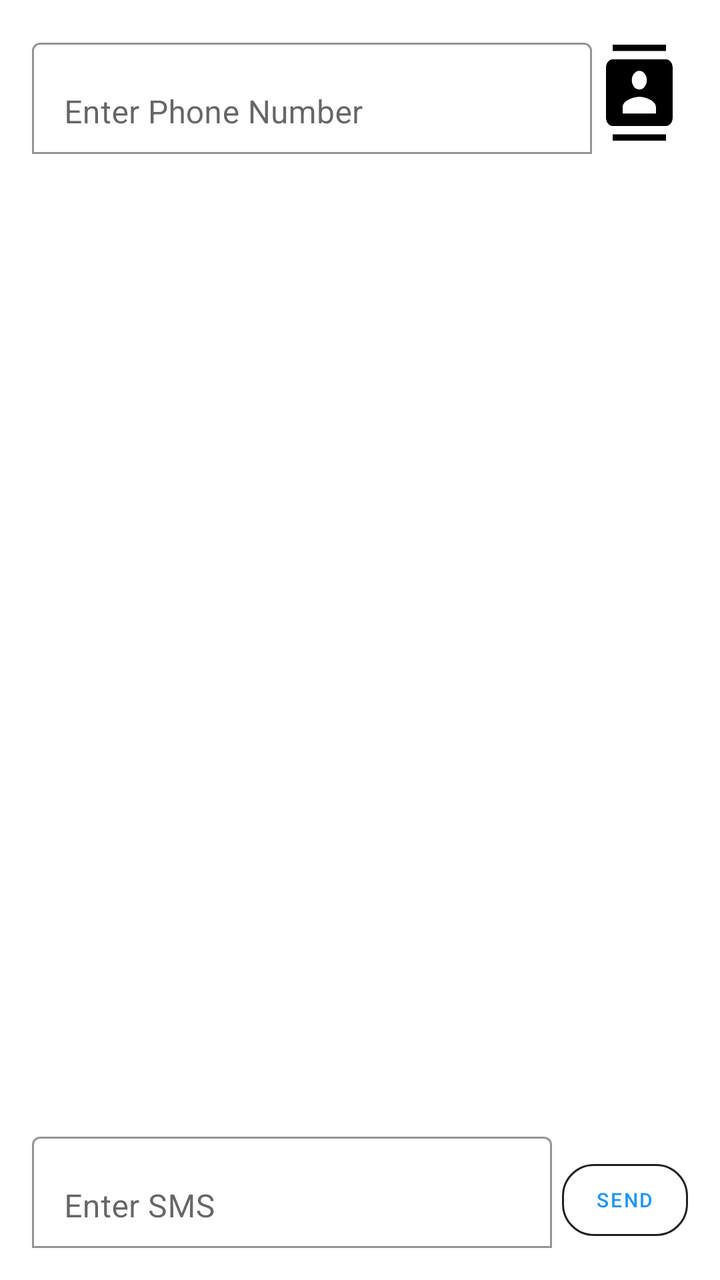
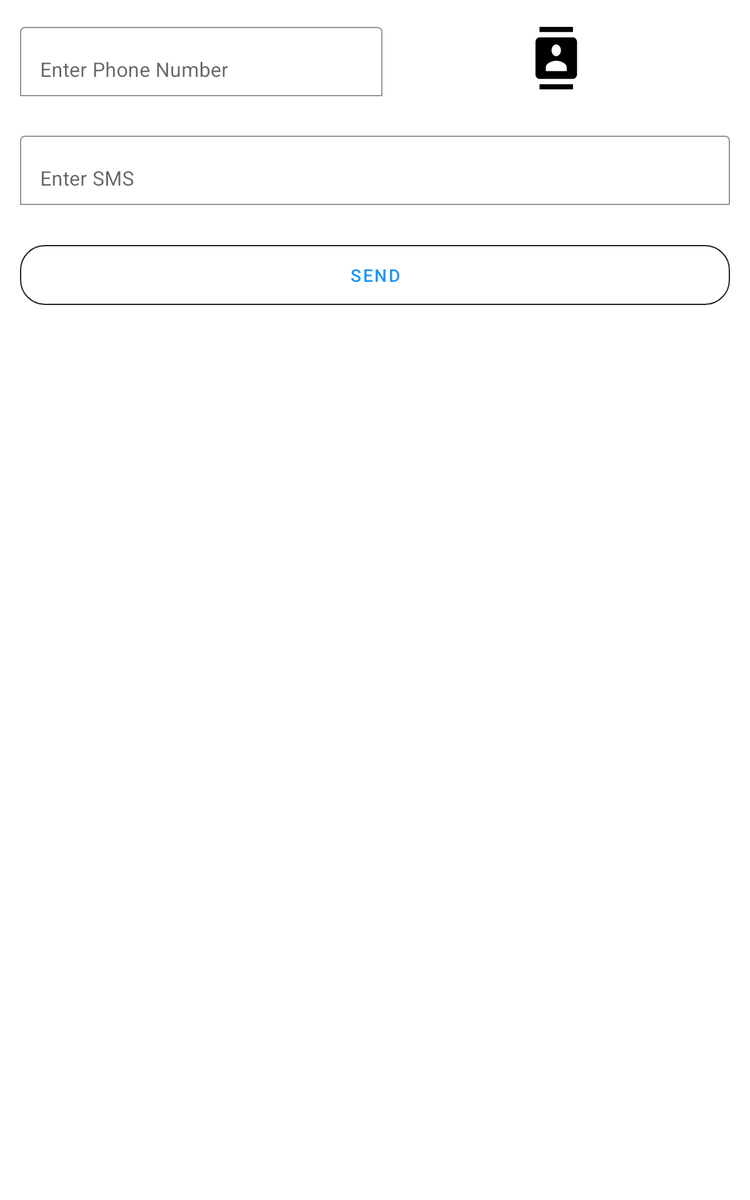

One screen, two layout resources from the same app: the default and the repository's alternative for another configuration. Each is rendered where Android would select it; the XML of both is given below.
<!-- AndroidManifest.xml: application theme AppTheme -->
<!-- res/layout/send_sms_activity.xml -->
<?xml version="1.0" encoding="utf-8"?>
<androidx.constraintlayout.widget.ConstraintLayout xmlns:android="http://schemas.android.com/apk/res/android"
    xmlns:app="http://schemas.android.com/apk/res-auto"
    xmlns:tools="http://schemas.android.com/tools"
    android:layout_width="match_parent"
    android:layout_height="match_parent"
    android:orientation="vertical"
    android:padding="16dp"
    tools:context=".activities.MainActivity">


    <LinearLayout

        android:id="@+id/linearLayout2"
        android:layout_width="match_parent"
        android:layout_height="wrap_content"
        app:layout_constraintTop_toTopOf="parent"
        tools:layout_editor_absoluteX="16dp">


        <com.google.android.material.textfield.TextInputLayout
            android:id="@+id/editTextLayout"
            android:layout_width="wrap_content"
            android:layout_height="wrap_content"
            app:boxBackgroundColor="@color/white"
            app:boxBackgroundMode="outline"
            tools:ignore="MissingConstraints">

            <com.google.android.material.textfield.TextInputEditText
                android:id="@+id/editText"
                android:layout_width="280dp"
                android:layout_height="wrap_content"
                android:layout_centerHorizontal="true"
                android:hint="Enter Phone Number"
                android:inputType="phone" />

        </com.google.android.material.textfield.TextInputLayout>


        <ImageButton
            android:id="@+id/contact"
            android:layout_width="47dp"
            android:layout_height="48dp"
            android:background="?android:attr/colorBackground"
            app:srcCompat="@drawable/ic_contacts_black_24dp"
            tools:ignore="MissingConstraints,VectorDrawableCompat"
            tools:layout_editor_absoluteX="336dp"
            android:layout_gravity="center"
            tools:layout_editor_absoluteY="16dp" />

    </LinearLayout>

    <LinearLayout
        android:id="@+id/linearLayout3"
        android:layout_width="match_parent"
        android:layout_height="wrap_content"
        android:layout_gravity="bottom"
        android:orientation="horizontal"
        app:layout_constraintBottom_toBottomOf="parent"
        tools:ignore="MissingConstraints"
        tools:layout_editor_absoluteX="16dp">

        <com.google.android.material.textfield.TextInputLayout
            android:id="@+id/editTextLayout2"
            android:layout_width="wrap_content"
            android:layout_height="wrap_content"
            app:boxBackgroundColor="@color/white"
            app:boxBackgroundMode="outline">

            <com.google.android.material.textfield.TextInputEditText
                android:id="@+id/editText2"
                android:layout_width="260dp"
                android:layout_height="wrap_content"
                android:layout_alignStart="@+id/editText"
                android:layout_alignLeft="@+id/btnSendSMS"

                android:hint="Enter SMS" />

        </com.google.android.material.textfield.TextInputLayout>

        <com.google.android.material.button.MaterialButton
            android:id="@+id/btnSendSMS"
            style="@style/Widget.MaterialComponents.Button.OutlinedButton"
            android:layout_width="63dp"
            android:layout_height="wrap_content"
            android:layout_gravity="bottom"
            android:layout_marginLeft="5dp"
            android:textSize="10dp"
            android:text="Send"
            app:cornerRadius="16dp"
            app:strokeColor="@color/black" />


    </LinearLayout>


</androidx.constraintlayout.widget.ConstraintLayout>
<!-- resources referenced by this layout -->
<resources>
  <color name="black">#212121</color>
  <color name="white">#ffffff</color>
  <!-- drawable ic_contacts_black_24dp (drawable) -->
  <vector xmlns:android="http://schemas.android.com/apk/res/android"
          android:width="40dp"
          android:height="50dp"
          android:viewportWidth="24.0"
          android:viewportHeight="24.0">
      <path
          android:fillColor="#FF000000"
          android:pathData="M20,0L4,0v2h16L20,0zM4,24h16v-2L4,22v2zM20,4L4,4c-1.1,0 -2,0.9 -2,2v12c0,1.1 0.9,2 2,2h16c1.1,0 2,-0.9 2,-2L22,6c0,-1.1 -0.9,-2 -2,-2zM12,6.75c1.24,0 2.25,1.01 2.25,2.25s-1.01,2.25 -2.25,2.25S9.75,10.24 9.75,9 10.76,6.75 12,6.75zM17,17L7,17v-1.5c0,-1.67 3.33,-2.5 5,-2.5s5,0.83 5,2.5L17,17z"
          />
  </vector>
  <style name="AppTheme" parent="Theme.MaterialComponents.Light.DarkActionBar">
          
          <item name="colorPrimary">@color/colorPrimary</item>
          <item name="colorPrimaryDark">@color/colorPrimaryDark</item>
          <item name="colorAccent">@color/colorAccent</item>
      </style>
  <color name="colorPrimary">#2196F3</color>
  <color name="colorPrimaryDark">#1976D2</color>
  <color name="colorAccent">#ff3f80</color>
</resources>
<!-- res/layout-sw600dp/send_sms_activity.xml (the repository's variant of the layout above) -->
<!-- drawn on a 7-inch tablet held upright -->
<?xml version="1.0" encoding="utf-8"?>
<RelativeLayout xmlns:android="http://schemas.android.com/apk/res/android"
    xmlns:app="http://schemas.android.com/apk/res-auto"
    xmlns:tools="http://schemas.android.com/tools"
    android:layout_width="match_parent"
    android:layout_height="match_parent"
    android:padding="16dp"
    tools:context=".activities.MainActivity"
    tools:layout_editor_absoluteY="81dp">

    <com.google.android.material.textfield.TextInputLayout
        android:id="@+id/editTextLayout"
        android:layout_width="wrap_content"
        android:layout_height="wrap_content"
        android:layout_marginTop="@dimen/activity_horizontal_margin"
        app:boxBackgroundColor="@color/white"
        app:boxBackgroundMode="outline">

        <com.google.android.material.textfield.TextInputEditText
            android:id="@+id/editText"
            android:layout_width="290dp"
            android:layout_height="wrap_content"
            android:layout_centerHorizontal="true"
            android:hint="Enter Phone Number"
            android:inputType="phone" />

    </com.google.android.material.textfield.TextInputLayout>

    <com.google.android.material.textfield.TextInputLayout
        android:id="@+id/editTextLayout2"
        android:layout_width="match_parent"
        android:layout_height="wrap_content"
        android:layout_below="@+id/editTextLayout"
        android:layout_marginTop="26dp"
        app:boxBackgroundColor="@color/white"
        app:boxBackgroundMode="outline">

        <com.google.android.material.textfield.TextInputEditText
            android:id="@+id/editText2"
            android:layout_width="match_parent"
            android:layout_height="wrap_content"
            android:layout_alignStart="@+id/editText"
            android:layout_alignLeft="@+id/btnSendSMS"
            android:hint="Enter SMS" />

    </com.google.android.material.textfield.TextInputLayout>

    <com.google.android.material.button.MaterialButton
        android:id="@+id/btnSendSMS"
        style="@style/Widget.MaterialComponents.Button.OutlinedButton"
        android:layout_width="match_parent"
        android:layout_height="60dp"
        android:layout_below="@+id/editTextLayout2"
        android:layout_alignRight="@+id/editTextLayout2"
        android:layout_marginTop="26dp"
        android:paddingStart="10dp"
        android:paddingEnd="10dp"
        android:text="Send"
        app:cornerRadius="20dp"
        app:strokeColor="@color/black" />

    <ImageButton
        android:id="@+id/contact"
        android:layout_width="wrap_content"
        android:layout_height="wrap_content"
        android:layout_above="@+id/editTextLayout2"
        android:layout_alignParentTop="true"
        android:layout_alignParentEnd="true"
        android:layout_alignParentRight="true"
        android:layout_toEndOf="@+id/editTextLayout"
        android:layout_toRightOf="@+id/editTextLayout"
        android:background="?android:attr/colorBackground"
        android:paddingTop="@dimen/activity_horizontal_margin"
        app:srcCompat="@drawable/ic_contacts_black_24dp"
        tools:ignore="VectorDrawableCompat" />

</RelativeLayout>
